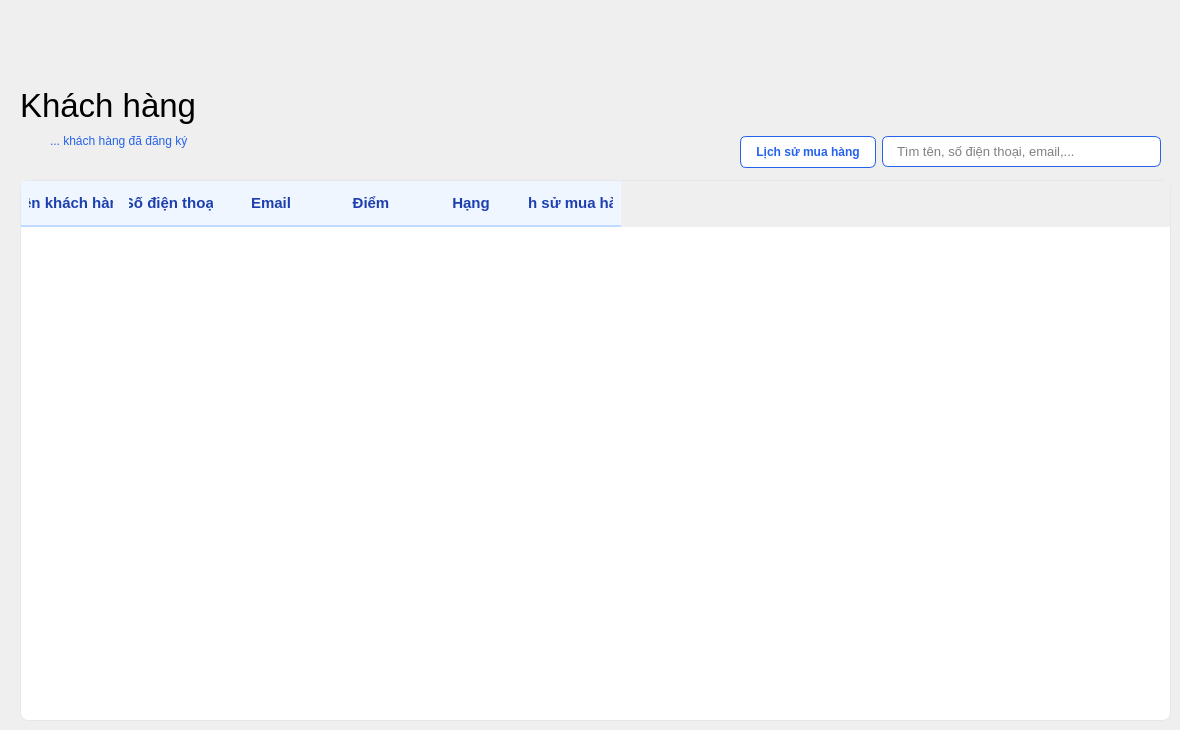
      <widget class="QWidget" name="customers">
       <property name="styleSheet">
        <string notr="true">#customers {
    background-color: #EFF6FF; /* Đổi thành #DBEAFE nếu thích đậm hơn */
}</string>
       </property>
       <widget class="QLabel" name="label_25">
        <property name="geometry">
         <rect>
          <x>20</x>
          <y>80</y>
          <width>431</width>
          <height>51</height>
         </rect>
        </property>
        <property name="font">
         <font>
          <family>.AppleSystemUIFont</family>
          <pointsize>25</pointsize>
          <weight>50</weight>
          <italic>false</italic>
          <bold>false</bold>
         </font>
        </property>
        <property name="styleSheet">
         <string notr="true">font: 25pt &quot;.AppleSystemUIFont&quot;;</string>
        </property>
        <property name="text">
         <string>Khách hàng</string>
        </property>
        <property name="alignment">
         <set>Qt::AlignLeading|Qt::AlignLeft|Qt::AlignVCenter</set>
        </property>
       </widget>
       <widget class="QTableWidget" name="table_customers">
        <property name="geometry">
         <rect>
          <x>20</x>
          <y>180</y>
          <width>1151</width>
          <height>541</height>
         </rect>
        </property>
        <property name="styleSheet">
         <string notr="true">/* Khung của toàn bộ bảng */
QTableWidget {
    background-color: #FFFFFF;
    alternate-background-color: #F8FAFC; /* Màu xám xanh cực nhạt cho dòng chẵn/lẻ */
    border: 1px solid #E5E7EB;
    border-radius: 8px;
    gridline-color: #E5E7EB; /* Lưới mờ */
    outline: none;
}

/* Thanh Tiêu đề (Header) */
QHeaderView::section {
    background-color: #EFF6FF; /* Nền xanh dương cực nhạt */
    color: #1E40AF; /* Chữ xanh đậm */
    font-weight: bold;
    border: none;
    border-bottom: 2px solid #BFDBFE; /* Đường kẻ dưới của Header */
    padding: 8px;
	font-size: 15px;
}

/* Các ô dữ liệu */
QTableWidget::item {
    padding: 5px;
	color: rgb(0, 0, 0);
}
</string>
        </property>
        <property name="editTriggers">
         <set>QAbstractItemView::NoEditTriggers</set>
        </property>
        <property name="alternatingRowColors">
         <bool>true</bool>
        </property>
        <property name="selectionBehavior">
         <enum>QAbstractItemView::SelectRows</enum>
        </property>
        <attribute name="horizontalHeaderStretchLastSection">
         <bool>false</bool>
        </attribute>
        <attribute name="verticalHeaderVisible">
         <bool>false</bool>
        </attribute>
        <column>
         <property name="text">
          <string>Tên khách hàng</string>
         </property>
         <property name="font">
          <font>
           <pointsize>15</pointsize>
          </font>
         </property>
        </column>
        <column>
         <property name="text">
          <string>Số điện thoại</string>
         </property>
         <property name="font">
          <font>
           <pointsize>15</pointsize>
          </font>
         </property>
        </column>
        <column>
         <property name="text">
          <string>Email</string>
         </property>
         <property name="font">
          <font>
           <pointsize>15</pointsize>
          </font>
         </property>
        </column>
        <column>
         <property name="text">
          <string>Điểm</string>
         </property>
         <property name="font">
          <font>
           <pointsize>15</pointsize>
          </font>
         </property>
        </column>
        <column>
         <property name="text">
          <string>Hạng</string>
         </property>
         <property name="font">
          <font>
           <pointsize>15</pointsize>
          </font>
         </property>
        </column>
        <column>
         <property name="text">
          <string>Lịch sử mua hàng</string>
         </property>
         <property name="font">
          <font>
           <pointsize>15</pointsize>
          </font>
         </property>
        </column>
       </widget>
       <widget class="QLabel" name="reg_customers">
        <property name="geometry">
         <rect>
          <x>50</x>
          <y>130</y>
          <width>331</width>
          <height>21</height>
         </rect>
        </property>
        <property name="styleSheet">
         <string notr="true">color: #2563EB;</string>
        </property>
        <property name="text">
         <string>... khách hàng đã đăng ký</string>
        </property>
        <property name="alignment">
         <set>Qt::AlignLeading|Qt::AlignLeft|Qt::AlignVCenter</set>
        </property>
       </widget>
       <widget class="QWidget" name="layoutWidget">
        <property name="geometry">
         <rect>
          <x>740</x>
          <y>130</y>
          <width>421</width>
          <height>44</height>
         </rect>
        </property>
        <layout class="QHBoxLayout" name="horizontalLayout_4">
         <item>
          <widget class="QPushButton" name="btn_history">
           <property name="styleSheet">
            <string notr="true">QPushButton {
    background-color: white;
    color: #2563EB; /* Chữ màu xanh dương chủ đạo */
    font-weight: bold;
	font-align: center;
    border: 1px solid #2563EB; /* Viền màu xanh dương chủ đạo */
    border-radius: 6px;
    padding: 8px 15px;
}

QPushButton:hover {
    background-color: #EFF6FF; /* Đổ nền xanh cực nhạt khi rê chuột vào */
    color: #1D4ED8; /* Chữ xanh đậm hơn một chút xíu */
    border: 1px solid #1D4ED8; /* Viền cũng đậm theo */
}</string>
           </property>
           <property name="text">
            <string>Lịch sử mua hàng</string>
           </property>
          </widget>
         </item>
         <item>
          <widget class="QLineEdit" name="customer_search">
           <property name="styleSheet">
            <string notr="true">QLineEdit {
    border: 1px solid #2563EB; /* Viền màu xanh dương chủ đạo */
    border-radius: 6px;
    padding: 6px 12px;
    background-color: #FFFFFF;
    font-size: 13px;
}</string>
           </property>
           <property name="alignment">
            <set>Qt::AlignLeading|Qt::AlignLeft|Qt::AlignVCenter</set>
           </property>
           <property name="placeholderText">
            <string>Tìm tên, số điện thoại, email,...</string>
           </property>
          </widget>
         </item>
        </layout>
       </widget>
      </widget>
